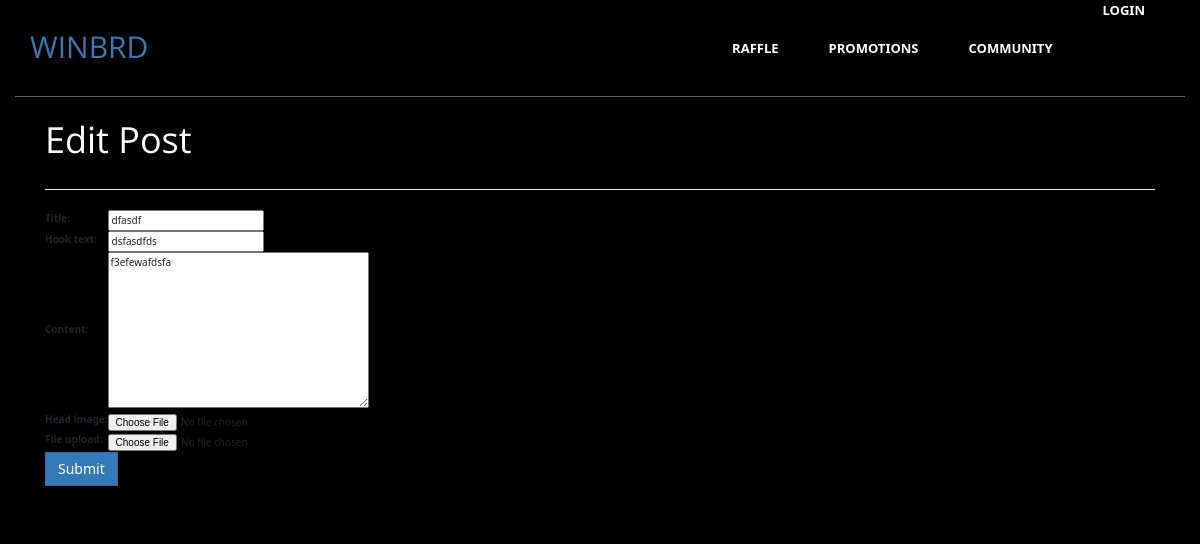
Page /community/update_post/20/ (signed in) on the committed database.
### community/models.py (models this page shows, shortened)
class Post(models.Model):
    title = models.CharField(max_length=30)
    hook_text = models.CharField(max_length=100, blank=True)
    content = MarkdownxField()
    head_image = models.ImageField(upload_to='community/images/%Y/%m/%d/', blank=True)
    file_upload = models.FileField(upload_to='community/files/%Y/%m/%d/', blank=True)
    created_at = models.DateTimeField(auto_now_add=True)
    updated_at = models.DateTimeField(auto_now=True)
    author = models.ForeignKey(User, null=True, on_delete=models.SET_NULL)

### community/views.py (the view)
# urls.py: path('update_post/<int:pk>/', views.PostUpdate.as_view()),
class PostUpdate(LoginRequiredMixin, UpdateView):
    model = Post
    fields = ['title', 'hook_text', 'content', 'head_image', 'file_upload']
    template_name = 'community/post_update_form.html'
    def dispatch(self, request, *args, **kwargs):
        if request.user.is_authenticated and request.user == self.get_object().author:
            return super(PostUpdate, self).dispatch(request, *args, **kwargs)
        else:
            raise PermissionDenied

### community/templates/community/post_update_form.html (shortened to what this page needs)
{% extends 'community/base.html' %}
{% block main_area %}
    <h1 class="text-col">Edit Post</h1>
    <hr/>
    <form method="post" enctype="multipart/form-data">{% csrf_token %}
        <table>
            {{ form }}
        </table>
        <button type="submit" class="btn btn-primary float-right">Submit</button>
    </form>
{% endblock %}

### community/static/community/css/main.css (style rules this page uses)
body { background-color: #fff; font-family: 'Open Sans', sans-serif; line-height: 1; font-size: 13px; color: #a8a8a8; }
h1, h2, h3, h4, h5, h6 { font-family: 'Open Sans', sans-serif; font-weight: normal; margin: 0; }
.btn { border-radius: 0; }

### community/static/community/css/styles_c.css (style rules this page uses)
body { margin: 0; font-family: var(--bs-body-font-family); font-size: var(--bs-body-font-size); font-weight: var(--bs-body-font-weight); line-height: var(--bs-body-line-height); color: var(--bs-body-color); text-align: var(--bs-body-text-align); background-color: var(--bs-body-bg); -webkit-text-size-adjust: 100%; -webkit-tap-highlight-color: rgba(0, 0, 0, 0); }
*, *::before, *::after { box-sizing: border-box; }
:root { --bs-blue: #0d6efd; --bs-indigo: #6610f2; --bs-purple: #6f42c1; --bs-pink: #d63384; --bs-red: #dc3545; --bs-orange: #fd7e14; --bs-yellow: #ffc107; --bs-green: #198754; --bs-teal: #20c997; --bs-cyan: #0dcaf0; --bs-white: #fff; --bs-gray: #6c757d; --bs-gray-dark: #343a40; --bs-gray-100: #f8f9fa; --bs-gray-200: #e9ecef; --bs-gray-300: #dee2e6; --bs-gray-400: #ced4da; --bs-gray-500: #adb5bd; --bs-gray-600: #6c757d; --bs-gray-700: #495057; --bs-gray-800: #343a40; --bs-gray-900: #212529; --bs-primary: #0d6efd; --bs-secondary: #6c757d; --bs-success: #198754; --bs-info: #0dcaf0; --bs-warning: #ffc107; --bs-danger: #dc3545; --bs-light: #f8f9fa; --bs-dark: #212529; --bs-primary-rgb: 13, 110, 253; --bs-secondary-rgb: 108, 117, 125; --bs-success-rgb: 25, 135, 84; --bs-info-rgb: 13, 202, 240; --bs-warning-rgb: 255, 193, 7; --bs-danger-rgb: 220, 53, 69; --bs-light-rgb: 248, 249, 250; --bs-dark-rgb: 33, 37, 41; --bs-white-rgb: 255, 255, 255; --bs-black-rgb: 0, 0, 0; --bs-body-color-rgb: 33, 37, 41; --bs-body-bg-rgb: 255, 255, 255; --bs-font-sans-serif: system-ui, -apple-system, "Segoe UI", Roboto, "Helvetica Neue", Arial, "Noto Sans", "Liberation Sans", sans-serif, "Apple Color Emoji", "Segoe UI Emoji", "Segoe UI Symbol", "Noto Color Emoji"; --bs-font-monospace: SFMono-Regular, Menlo, Monaco, Consolas, "Liberation Mono", "Courier New", monospace; --bs-gradient: linear-gradient(180deg, rgba(255, 255, 255, 0.15), rgba(255, 255, 255, 0)); --bs-body-font-family: var(--bs-font-sans-serif); --bs-body-font-size: 1rem; --bs-body-font-weight: 400; --bs-body-line-height: 1.5; --bs-body-color: #212529; --bs-body-bg: #fff; }
.container, { width: 100%; margin-right: auto; margin-left: auto; }
:-webkit-any(article, aside, nav, section) h1 { margin-block-start: 0.83em; margin-block-end: 0.83em; }
.text-col { color: #fdfdfd }

### rows in the picture
Post: title "dfasdf", hook_text "dsfasdfds", content "f3efewafdsfa"
